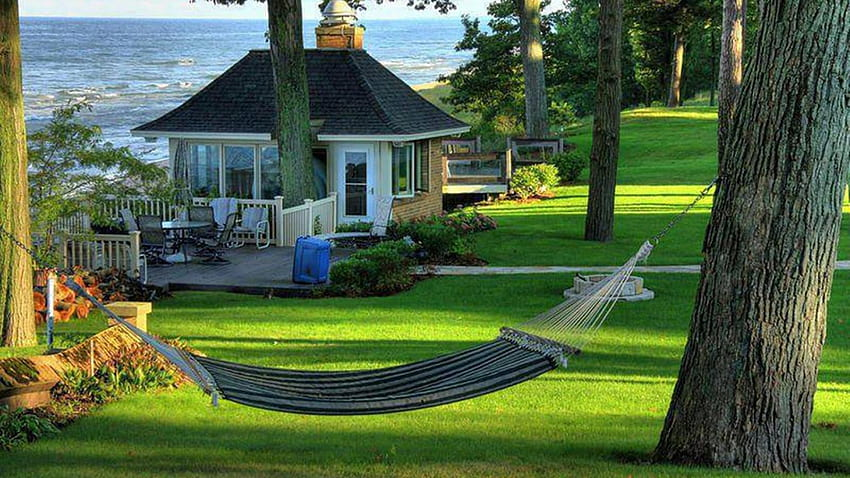
#> input picture input_image.jpg, 850 x 478 px
$ python main.py
#> lines starting #> are read from the running program, lines starting #| are printed output that depends on the picture
import cv2
import numpy as np


def reduce_resolution(image, block_size):

    height, width = image.shape[:2]

    reduced_image = np.zeros_like(image)

    for i in range(0, height, block_size):
        for j in range(0, width, block_size):

            block = image[i:i + block_size, j:j + block_size]

            average_pixel_value = np.mean(block)

            reduced_image[i:i + block_size, j:j + block_size] = average_pixel_value

    return reduced_image


def main():

    image = cv2.imread('input_image.jpg', cv2.IMREAD_GRAYSCALE)
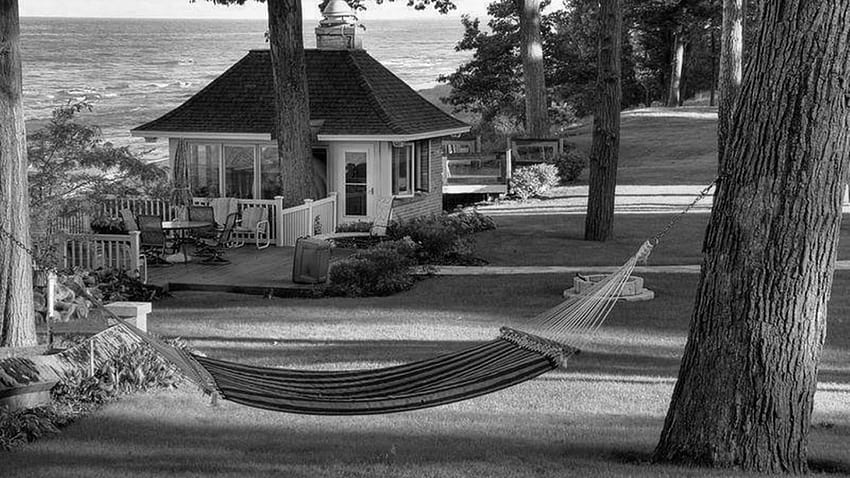
#> image: shape (478, 850); min 0, max 255, mean 93.4

    if image is None:
        print("Error: Could not open or find the image.")
        return

    # Reduce resolution for 3x3 blocks
    reduced_image_3x3 = reduce_resolution(image, 3)
#> after the loop in reduce_resolution, `for i in range(0, height, block_size):`:
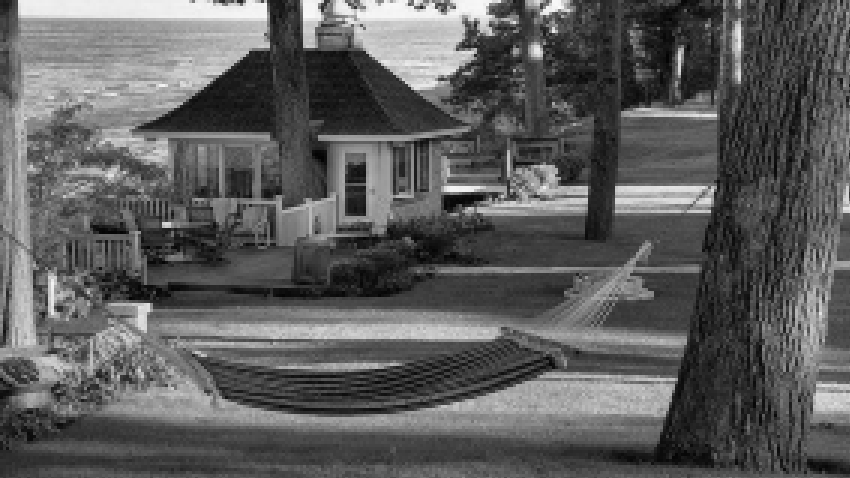
#> reduced_image: shape (478, 850); min 3, max 250, mean 93

    # Reduce resolution for 5x5 blocks
    reduced_image_5x5 = reduce_resolution(image, 5)
#> call 2 of reduce_resolution, with block_size = 5
#> after the loop in reduce_resolution (call 2), `for i in range(0, height, block_size):`:
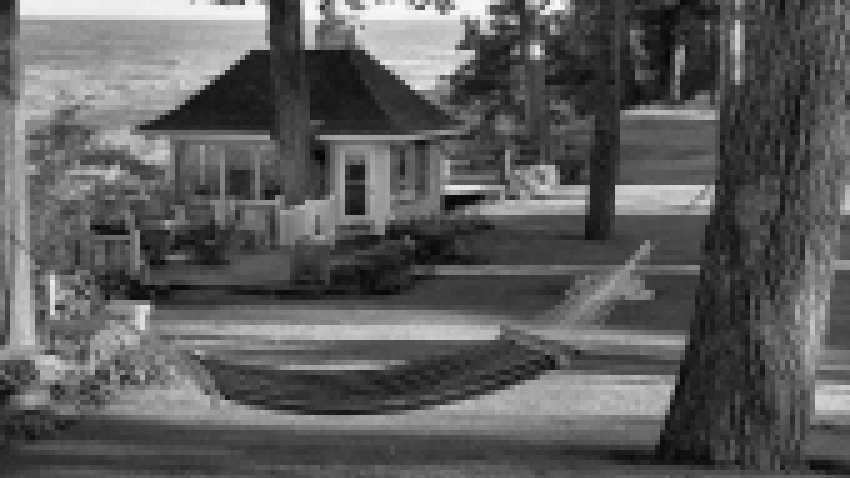
#> reduced_image: shape (478, 850); min 3, max 247, mean 92.9

    # Reduce resolution for 7x7 blocks
    reduced_image_7x7 = reduce_resolution(image, 7)
#> call 3 of reduce_resolution, with block_size = 7
#> after the loop in reduce_resolution (call 3), `for i in range(0, height, block_size):`:
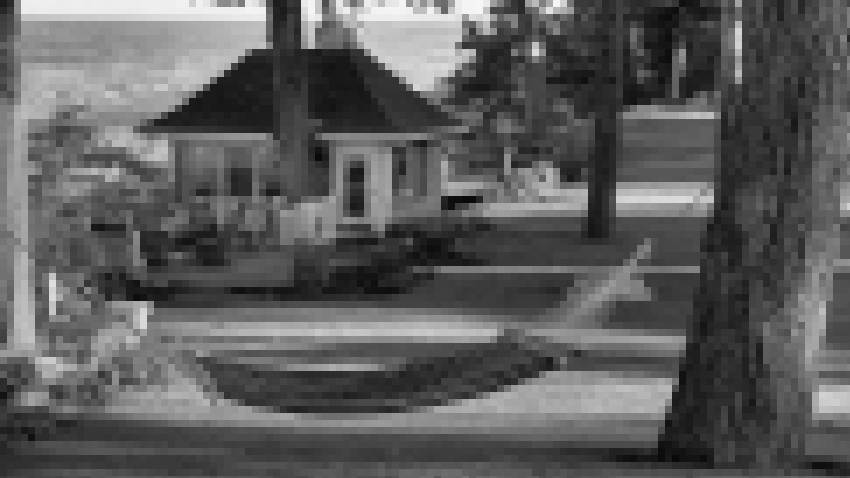
#> reduced_image: shape (478, 850); min 9, max 246, mean 92.9

    cv2.imshow('Original Image', image)
    cv2.imshow('Reduced Resolution Image 3x3', reduced_image_3x3)
    cv2.imshow('Reduced Resolution Image 5x5', reduced_image_5x5)
    cv2.imshow('Reduced Resolution Image 7x7', reduced_image_7x7)
    cv2.waitKey(0)
    cv2.destroyAllWindows()

if __name__ == "__main__":
    main()
